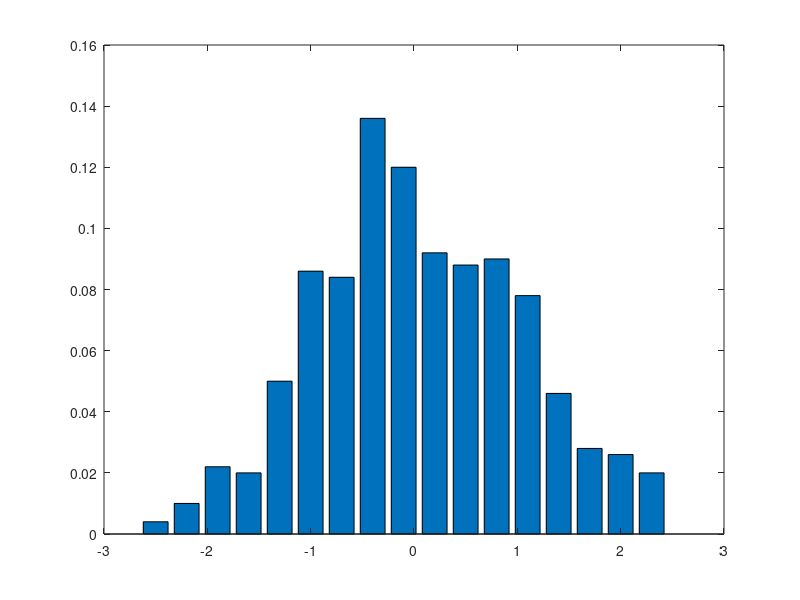

The MATLAB source for this figure: (Note: this script raises an error after producing the figure.)
n = 500;
nHist = ceil(2*n^(1/3));
mu = 0;
a = .3;
c = (-2.5 + mu):0.3:(2.5 + mu);
X = sort(randn(n,1)) + mu;
epdf = hist(X,c)/n;
bar(c, epdf)
if sum(epdf == 0)>0
    error('0 in histogram.')
end
alpha = 0.05;

if 0
    %% renyi
    k = length(epdf);
    doubleSum = sum((epdf.^(a)) .* (pdf('norm',c,0,1)).^(1-a));
    logOfSum = log(doubleSum)
    const =2*k/(a*(a-1))
    stat = const * logOfSum
    
end
if 0
    %% T_alpha
    k = length(epdf);
    doubleSum = sum((epdf.^(a)) .* (pdf('norm',c,0,1)).^(1-a))
    const =2*k/(a*(a-1))
    stat = const * (doubleSum - 1)
end
if 1
end

chiQuant = icdf('chi2', [alpha/2, 1 - alpha/2], k - 1)

[h_ks, p_ks, stat_ks] = kstest(X);
disp('kolmogorov-Smirnov')
disp([h_ks, p_ks, stat_ks])

%%%%

%% 2D kolmogorov smirnov for muon for separate njets cahnnels
c = clock;
time = c(4:6)
njets = 4
[X1 w1] = getLeptonJetsRamData('muo', 1:leptonJetType.numTypes,...
    'njets',njets, 'val', 1);

[X2 w2] = getLeptonJetsRamData('muo', 1:leptonJetType.numTypes,...
    'njets',njets, 'val', 2);
dims = [1 2];
tic
[h, pval, stat] = test_wKS2s2d(X1(:,dims), w1, X2(:,dims),w2,0.05);
[h, pval, stat]
toc
% 45 min
  
c = clock;
time = c(4:6)
njets = 3
[X1 w1] = getLeptonJetsRamData('muo', 1:leptonJetType.numTypes,...
    'njets',njets, 'val', 1);

[X2 w2] = getLeptonJetsRamData('muo', 1:leptonJetType.numTypes,...
    'njets',njets, 'val', 2);
dims = [1 2];
tic
[h, pval, stat] = test_wKS2s2d(X1(:,dims), w1, X2(:,dims),w2,0.05);
[h, pval, stat]
toc
% 4 hours

c = clock;
time = c(4:6)
njets = 2
[X1 w1] = getLeptonJetsRamData('muo', 1:leptonJetType.numTypes,...
    'njets',njets, 'val', 1);

[X2 w2] = getLeptonJetsRamData('muo', 1:leptonJetType.numTypes,...
    'njets',njets, 'val', 2);
dims = [1 2];
tic
[h, pval, stat] = test_wKS2s2d(X1(:,dims), w1, X2(:,dims),w2,0.05);
[h, pval, stat]
toc
% 28.5 hours
  
